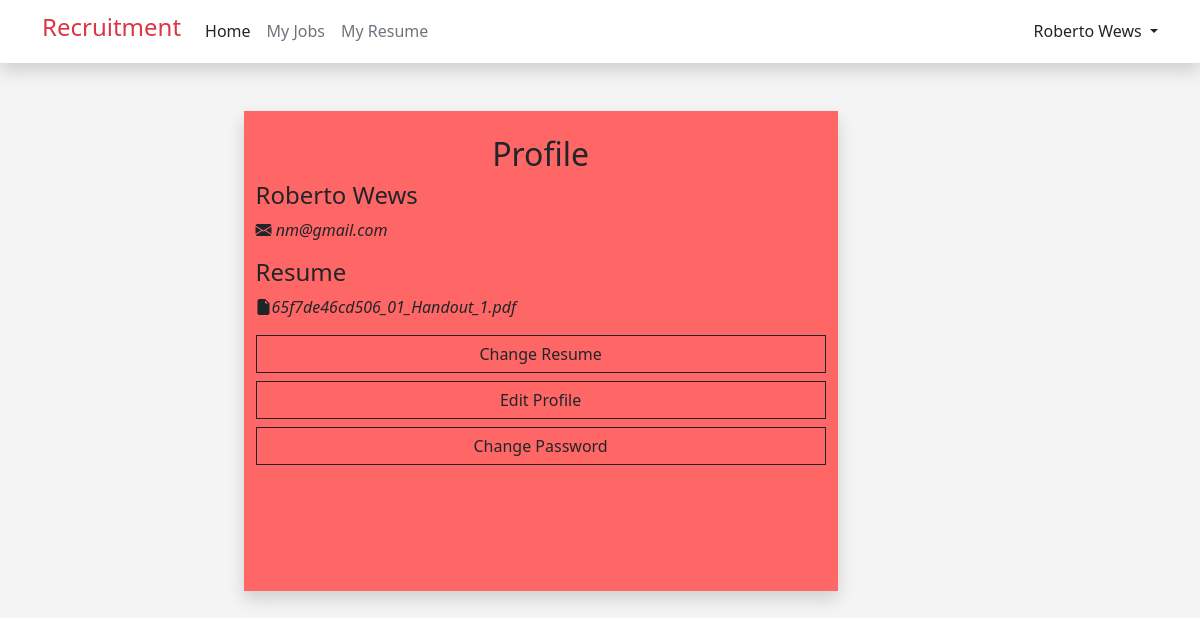
Page /profile.php (signed in) on the earlier database version.
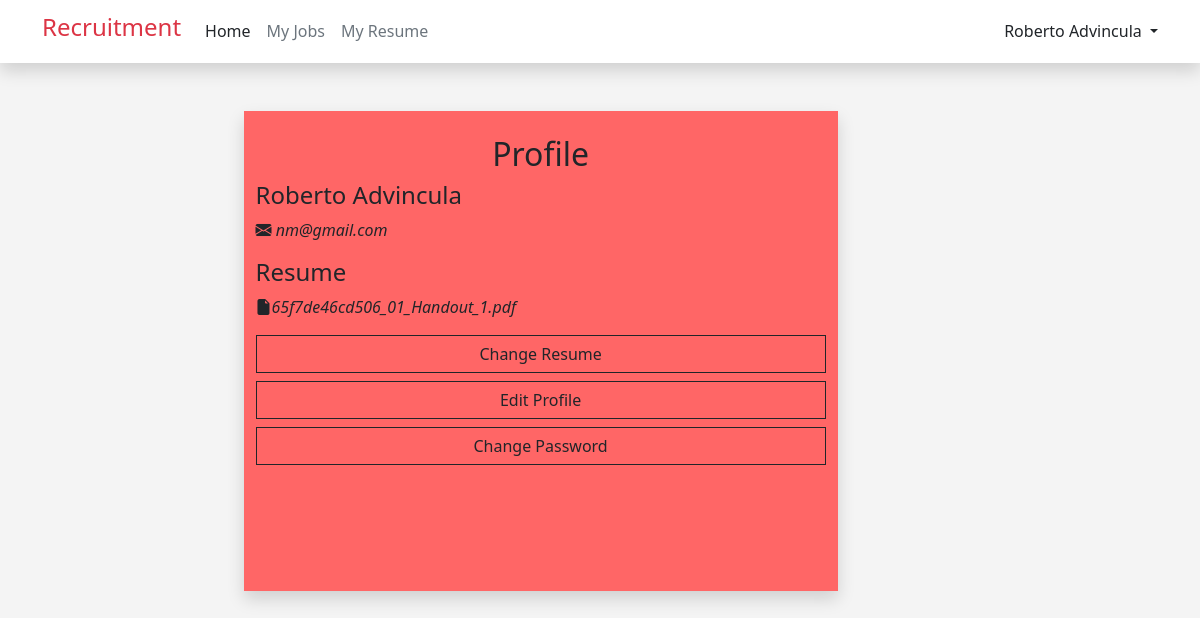
Same page on the later database version.
### tables this page shows
CREATE TABLE `user` (
  `id` int(11) NOT NULL,
  `first_name` varchar(255) NOT NULL,
  `last_name` varchar(255) NOT NULL,
  `email` varchar(255) NOT NULL,
  `password` varchar(255) NOT NULL,
  `role` varchar(255) NOT NULL,
  `resume` varchar(255) NOT NULL,
  `branch` varchar(255) NOT NULL
);

### profile.php (the view, shortened to what the changed rows need)
<?php
include ("dbconn.php");
include ("header.php");
if (isset ($_SESSION['user_id'])) {
    $userId = $_SESSION['user_id'];
    $query = "SELECT * FROM user WHERE id = '$userId'";
    $result = mysqli_query($conn, $query);
    $row = mysqli_fetch_array($result);
} else {
    header("Location: login.php");
    exit();
}
?>
<!DOCTYPE html>
<html lang="en">
<head>
</head>
<body style="background-color: #F4F4F4; ">
    <div class="container d-flex justify-content-center mt-5">
        <div class="row " style=" min-height: 60vh;">
            <div id="profile" class="col-md-10 shadow" style=" background-color: #ff6666;">
                <div class="text-center mt-4 text-dark fw-bold">
                    <h2 class="">Profile</h2>
                </div>
                <div>
                    <h4>
                        <?php echo $row['first_name']; ?>
                        <?php echo $row['last_name']; ?>
                    </h4>
                    <i class="bi bi-envelope-fill">
                        <?php echo $row['email']; ?>
                    </i>
                    <div class="col w-100 mt-3">
                        <div class="mb-2">
                            <h4>Resume</h4>
                            <?php
                            if ($row['resume']) {
                                echo '<i class="bi bi-file-earmark-fill">' . $row['resume'] . '</i>
                                    <a href="/recruitment/upload_resume.php" class="btn btn-outline-dark mb-2 form-control mt-3" style="border-radius: 0;">
                                        Change Resume
                                    </a>';
                            }
                            ?>
                            <button type="button" class="btn btn-outline-dark mb-2 form-control"
                                style="border-radius: 0;" onclick="toggleProfileEdit()">
                                Edit Profile
                            </button>
                            <button type="button" class="btn btn-outline-dark mb-2  form-control"
                                style="border-radius: 0;" onclick="toggleChangePass()">
                                Change Password
                            </button>
                        </div>
                    </div>
                </div>
            </div>
        </div>
    </div>
</body>
</html>

### header.php (shortened to what the changed rows need)
<html lang="en">
<head>
    <link href="https://cdn.jsdelivr.net/npm/bootstrap@5.3.3/dist/css/bootstrap.min.css" rel="stylesheet"
>
    <link href="https://cdn.jsdelivr.net/npm/bootstrap-icons@1.7.0/font/bootstrap-icons.css" rel="stylesheet">
    <link href="https://cdn.jsdelivr.net/npm/summernote@0.8.18/dist/summernote.min.css" rel="stylesheet">
    <link href="https://cdn.jsdelivr.net/npm/summernote@0.8.18/dist/summernote-lite.min.css" rel="stylesheet">
    <link rel="stylesheet" href="style.css">
</head>
<body>
    <nav class="navbar navbar-expand-lg shadow bg-white">
        <div class="container">
            <div class="collapse navbar-collapse justify-content-lg-start" id="navbarNav">
                <div class="navbar-text text-end">
                    <?php
                    if (isset ($_SESSION["user_id"])) {
                        $user = $_SESSION["user_name"];
                        echo '
                            <div class="row">
                                <div class="col-sm-1 dropdown d-flex justify-content-start">
                                    <a href="#" class="d-block link-danger text-decoration-none dropdown-toggle text-dark" id="dropdownUser2"
                                        data-bs-toggle="dropdown" aria-expanded="false">
                                        ' . $user . '
                                    </a>
                                    <ul class="dropdown-menu text-small shadow" aria-labelledby="dropdownUser2">
                                        <li><a class="dropdown-item" href="/recruitment/profile.php"><i class="bi bi-person-circle"></i> Profile</a></li>
                                        <li>
                                            <hr class="dropdown-divider">
                                        </li>
                                        <li><a class="dropdown-item" href="/recruitment/logout.php"><i class="bi bi-box-arrow-right"></i> Sign out</i></a></li>
                                    </ul>
                                </div>
                            </div>
                        ';
                    } else {
                        echo '
                            <a href="login.php" class="btn btn-outline-danger me-2" style="border-radius: 0;">Login</a>
                            <a href="register.php" class="btn btn-danger" style="border-radius: 0;">Sign-up</a>
                        ';
                    }
                    ?>
                </div>
            </div>
        </div>
    </nav>
</body>
</html>

Differences in the rows shown:
changed user "Roberto": last_name "Wews" → "Advincula"
Other differences:
$user: "Roberto Wews" → "Roberto Advincula"
